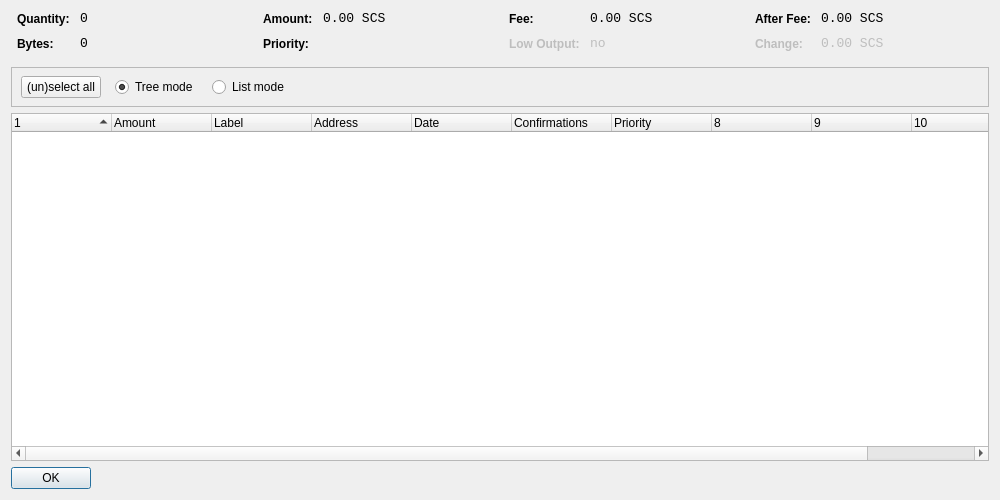
<?xml version="1.0" encoding="UTF-8"?>
<ui version="4.0">
 <class>CoinControlDialog</class>
 <widget class="QDialog" name="CoinControlDialog">
  <property name="geometry">
   <rect>
    <x>0</x>
    <y>0</y>
    <width>1000</width>
    <height>500</height>
   </rect>
  </property>
  <property name="windowTitle">
   <string>Coin Control</string>
  </property>
  <layout class="QVBoxLayout" name="verticalLayout">
   <item>
    <layout class="QHBoxLayout" name="horizontalLayoutTop" stretch="0,0,0,0">
     <property name="topMargin">
      <number>0</number>
     </property>
     <property name="bottomMargin">
      <number>10</number>
     </property>
     <item>
      <layout class="QFormLayout" name="formLayoutCoinControl1">
       <property name="horizontalSpacing">
        <number>10</number>
       </property>
       <property name="verticalSpacing">
        <number>10</number>
       </property>
       <property name="leftMargin">
        <number>6</number>
       </property>
       <property name="rightMargin">
        <number>6</number>
       </property>
       <item row="0" column="0">
        <widget class="QLabel" name="labelCoinControlQuantityText">
         <property name="styleSheet">
          <string notr="true">font-weight:bold;</string>
         </property>
         <property name="text">
          <string>Quantity:</string>
         </property>
        </widget>
       </item>
       <item row="0" column="1">
        <widget class="QLabel" name="labelCoinControlQuantity">
         <property name="font">
          <font>
           <family>Monospace</family>
           <pointsize>10</pointsize>
          </font>
         </property>
         <property name="cursor">
          <cursorShape>IBeamCursor</cursorShape>
         </property>
         <property name="contextMenuPolicy">
          <enum>Qt::ActionsContextMenu</enum>
         </property>
         <property name="text">
          <string>0</string>
         </property>
         <property name="textInteractionFlags">
          <set>Qt::LinksAccessibleByMouse|Qt::TextSelectableByKeyboard|Qt::TextSelectableByMouse</set>
         </property>
        </widget>
       </item>
       <item row="1" column="0">
        <widget class="QLabel" name="labelCoinControlBytesText">
         <property name="styleSheet">
          <string notr="true">font-weight:bold;</string>
         </property>
         <property name="text">
          <string>Bytes:</string>
         </property>
        </widget>
       </item>
       <item row="1" column="1">
        <widget class="QLabel" name="labelCoinControlBytes">
         <property name="font">
          <font>
           <family>Monospace</family>
           <pointsize>10</pointsize>
          </font>
         </property>
         <property name="cursor">
          <cursorShape>IBeamCursor</cursorShape>
         </property>
         <property name="contextMenuPolicy">
          <enum>Qt::ActionsContextMenu</enum>
         </property>
         <property name="text">
          <string>0</string>
         </property>
         <property name="textInteractionFlags">
          <set>Qt::LinksAccessibleByMouse|Qt::TextSelectableByKeyboard|Qt::TextSelectableByMouse</set>
         </property>
        </widget>
       </item>
      </layout>
     </item>
     <item>
      <layout class="QFormLayout" name="formLayoutCoinControl2">
       <property name="horizontalSpacing">
        <number>10</number>
       </property>
       <property name="verticalSpacing">
        <number>10</number>
       </property>
       <property name="leftMargin">
        <number>6</number>
       </property>
       <property name="rightMargin">
        <number>6</number>
       </property>
       <item row="0" column="0">
        <widget class="QLabel" name="labelCoinControlAmountText">
         <property name="styleSheet">
          <string notr="true">font-weight:bold;</string>
         </property>
         <property name="text">
          <string>Amount:</string>
         </property>
        </widget>
       </item>
       <item row="0" column="1">
        <widget class="QLabel" name="labelCoinControlAmount">
         <property name="font">
          <font>
           <family>Monospace</family>
           <pointsize>10</pointsize>
          </font>
         </property>
         <property name="cursor">
          <cursorShape>IBeamCursor</cursorShape>
         </property>
         <property name="contextMenuPolicy">
          <enum>Qt::ActionsContextMenu</enum>
         </property>
         <property name="text">
          <string>0.00 SCS</string>
         </property>
         <property name="textInteractionFlags">
          <set>Qt::LinksAccessibleByMouse|Qt::TextSelectableByKeyboard|Qt::TextSelectableByMouse</set>
         </property>
        </widget>
       </item>
       <item row="1" column="0">
        <widget class="QLabel" name="labelCoinControlPriorityText">
         <property name="styleSheet">
          <string notr="true">font-weight:bold;</string>
         </property>
         <property name="text">
          <string>Priority:</string>
         </property>
        </widget>
       </item>
       <item row="1" column="1">
        <widget class="QLabel" name="labelCoinControlPriority">
         <property name="font">
          <font>
           <family>Monospace</family>
           <pointsize>10</pointsize>
          </font>
         </property>
         <property name="cursor">
          <cursorShape>IBeamCursor</cursorShape>
         </property>
         <property name="contextMenuPolicy">
          <enum>Qt::ActionsContextMenu</enum>
         </property>
         <property name="text">
          <string/>
         </property>
         <property name="textInteractionFlags">
          <set>Qt::LinksAccessibleByMouse|Qt::TextSelectableByKeyboard|Qt::TextSelectableByMouse</set>
         </property>
        </widget>
       </item>
      </layout>
     </item>
     <item>
      <layout class="QFormLayout" name="formLayoutCoinControl3">
       <property name="horizontalSpacing">
        <number>10</number>
       </property>
       <property name="verticalSpacing">
        <number>10</number>
       </property>
       <property name="leftMargin">
        <number>6</number>
       </property>
       <property name="rightMargin">
        <number>6</number>
       </property>
       <item row="0" column="0">
        <widget class="QLabel" name="labelCoinControlFeeText">
         <property name="styleSheet">
          <string notr="true">font-weight:bold;</string>
         </property>
         <property name="text">
          <string>Fee:</string>
         </property>
        </widget>
       </item>
       <item row="0" column="1">
        <widget class="QLabel" name="labelCoinControlFee">
         <property name="font">
          <font>
           <family>Monospace</family>
           <pointsize>10</pointsize>
          </font>
         </property>
         <property name="cursor">
          <cursorShape>IBeamCursor</cursorShape>
         </property>
         <property name="contextMenuPolicy">
          <enum>Qt::ActionsContextMenu</enum>
         </property>
         <property name="text">
          <string>0.00 SCS</string>
         </property>
         <property name="textInteractionFlags">
          <set>Qt::LinksAccessibleByMouse|Qt::TextSelectableByKeyboard|Qt::TextSelectableByMouse</set>
         </property>
        </widget>
       </item>
       <item row="1" column="0">
        <widget class="QLabel" name="labelCoinControlLowOutputText">
         <property name="enabled">
          <bool>false</bool>
         </property>
         <property name="styleSheet">
          <string notr="true">font-weight:bold;</string>
         </property>
         <property name="text">
          <string>Low Output:</string>
         </property>
        </widget>
       </item>
       <item row="1" column="1">
        <widget class="QLabel" name="labelCoinControlLowOutput">
         <property name="enabled">
          <bool>false</bool>
         </property>
         <property name="font">
          <font>
           <family>Monospace</family>
           <pointsize>10</pointsize>
          </font>
         </property>
         <property name="cursor">
          <cursorShape>IBeamCursor</cursorShape>
         </property>
         <property name="contextMenuPolicy">
          <enum>Qt::ActionsContextMenu</enum>
         </property>
         <property name="text">
          <string>no</string>
         </property>
         <property name="textInteractionFlags">
          <set>Qt::LinksAccessibleByMouse|Qt::TextSelectableByKeyboard|Qt::TextSelectableByMouse</set>
         </property>
        </widget>
       </item>
      </layout>
     </item>
     <item>
      <layout class="QFormLayout" name="formLayoutCoinControl4">
       <property name="horizontalSpacing">
        <number>10</number>
       </property>
       <property name="verticalSpacing">
        <number>10</number>
       </property>
       <property name="leftMargin">
        <number>6</number>
       </property>
       <property name="rightMargin">
        <number>6</number>
       </property>
       <item row="0" column="0">
        <widget class="QLabel" name="labelCoinControlAfterFeeText">
         <property name="styleSheet">
          <string notr="true">font-weight:bold;</string>
         </property>
         <property name="text">
          <string>After Fee:</string>
         </property>
        </widget>
       </item>
       <item row="0" column="1">
        <widget class="QLabel" name="labelCoinControlAfterFee">
         <property name="font">
          <font>
           <family>Monospace</family>
           <pointsize>10</pointsize>
          </font>
         </property>
         <property name="cursor">
          <cursorShape>IBeamCursor</cursorShape>
         </property>
         <property name="contextMenuPolicy">
          <enum>Qt::ActionsContextMenu</enum>
         </property>
         <property name="text">
          <string>0.00 SCS</string>
         </property>
         <property name="textInteractionFlags">
          <set>Qt::LinksAccessibleByMouse|Qt::TextSelectableByKeyboard|Qt::TextSelectableByMouse</set>
         </property>
        </widget>
       </item>
       <item row="1" column="0">
        <widget class="QLabel" name="labelCoinControlChangeText">
         <property name="enabled">
          <bool>false</bool>
         </property>
         <property name="styleSheet">
          <string notr="true">font-weight:bold;</string>
         </property>
         <property name="text">
          <string>Change:</string>
         </property>
        </widget>
       </item>
       <item row="1" column="1">
        <widget class="QLabel" name="labelCoinControlChange">
         <property name="enabled">
          <bool>false</bool>
         </property>
         <property name="font">
          <font>
           <family>Monospace</family>
           <pointsize>10</pointsize>
          </font>
         </property>
         <property name="cursor">
          <cursorShape>IBeamCursor</cursorShape>
         </property>
         <property name="contextMenuPolicy">
          <enum>Qt::ActionsContextMenu</enum>
         </property>
         <property name="text">
          <string>0.00 SCS</string>
         </property>
         <property name="textInteractionFlags">
          <set>Qt::LinksAccessibleByMouse|Qt::TextSelectableByKeyboard|Qt::TextSelectableByMouse</set>
         </property>
        </widget>
       </item>
      </layout>
     </item>
    </layout>
   </item>
   <item>
    <widget class="QFrame" name="frame">
     <property name="minimumSize">
      <size>
       <width>0</width>
       <height>40</height>
      </size>
     </property>
     <property name="frameShape">
      <enum>QFrame::StyledPanel</enum>
     </property>
     <property name="frameShadow">
      <enum>QFrame::Sunken</enum>
     </property>
     <widget class="QWidget" name="horizontalLayoutWidget">
      <property name="geometry">
       <rect>
        <x>10</x>
        <y>0</y>
        <width>781</width>
        <height>41</height>
       </rect>
      </property>
      <layout class="QHBoxLayout" name="horizontalLayoutPanel" stretch="0,0,0,0">
       <property name="spacing">
        <number>14</number>
       </property>
       <item>
        <widget class="QPushButton" name="pushButtonSelectAll">
         <property name="sizePolicy">
          <sizepolicy hsizetype="Maximum" vsizetype="Fixed">
           <horstretch>0</horstretch>
           <verstretch>0</verstretch>
          </sizepolicy>
         </property>
         <property name="text">
          <string>(un)select all</string>
         </property>
        </widget>
       </item>
       <item>
        <widget class="QRadioButton" name="radioTreeMode">
         <property name="sizePolicy">
          <sizepolicy hsizetype="Maximum" vsizetype="Fixed">
           <horstretch>0</horstretch>
           <verstretch>0</verstretch>
          </sizepolicy>
         </property>
         <property name="text">
          <string>Tree mode</string>
         </property>
         <property name="checked">
          <bool>true</bool>
         </property>
        </widget>
       </item>
       <item>
        <widget class="QRadioButton" name="radioListMode">
         <property name="sizePolicy">
          <sizepolicy hsizetype="Maximum" vsizetype="Fixed">
           <horstretch>0</horstretch>
           <verstretch>0</verstretch>
          </sizepolicy>
         </property>
         <property name="text">
          <string>List mode</string>
         </property>
        </widget>
       </item>
       <item>
        <spacer name="horizontalSpacer">
         <property name="orientation">
          <enum>Qt::Horizontal</enum>
         </property>
         <property name="sizeHint" stdset="0">
          <size>
           <width>40</width>
           <height>20</height>
          </size>
         </property>
        </spacer>
       </item>
      </layout>
     </widget>
    </widget>
   </item>
   <item>
    <widget class="CoinControlTreeWidget" name="treeWidget">
     <property name="contextMenuPolicy">
      <enum>Qt::CustomContextMenu</enum>
     </property>
     <property name="sortingEnabled">
      <bool>false</bool>
     </property>
     <property name="columnCount">
      <number>11</number>
     </property>
     <attribute name="headerShowSortIndicator" stdset="0">
      <bool>true</bool>
     </attribute>
     <attribute name="headerStretchLastSection">
      <bool>false</bool>
     </attribute>
     <column>
      <property name="text">
       <string/>
      </property>
     </column>
     <column>
      <property name="text">
       <string>Amount</string>
      </property>
     </column>
     <column>
      <property name="text">
       <string>Label</string>
      </property>
     </column>
     <column>
      <property name="text">
       <string>Address</string>
      </property>
     </column>
     <column>
      <property name="text">
       <string>Date</string>
      </property>
     </column>
     <column>
      <property name="text">
       <string>Confirmations</string>
      </property>
      <property name="toolTip">
       <string>Confirmed</string>
      </property>
     </column>
     <column>
      <property name="text">
       <string>Priority</string>
      </property>
     </column>
     <column>
      <property name="text">
       <string/>
      </property>
     </column>
     <column>
      <property name="text">
       <string/>
      </property>
     </column>
     <column>
      <property name="text">
       <string/>
      </property>
     </column>
     <column>
      <property name="text">
       <string/>
      </property>
     </column>
    </widget>
   </item>
   <item>
    <widget class="QDialogButtonBox" name="buttonBox">
     <property name="sizePolicy">
      <sizepolicy hsizetype="Maximum" vsizetype="Fixed">
       <horstretch>0</horstretch>
       <verstretch>0</verstretch>
      </sizepolicy>
     </property>
     <property name="orientation">
      <enum>Qt::Horizontal</enum>
     </property>
     <property name="standardButtons">
      <set>QDialogButtonBox::Ok</set>
     </property>
    </widget>
   </item>
  </layout>
 </widget>
 <customwidgets>
  <customwidget>
   <class>CoinControlTreeWidget</class>
   <extends>QTreeWidget</extends>
   <header>coincontroltreewidget.h</header>
  </customwidget>
 </customwidgets>
 <resources/>
 <connections/>
</ui>
